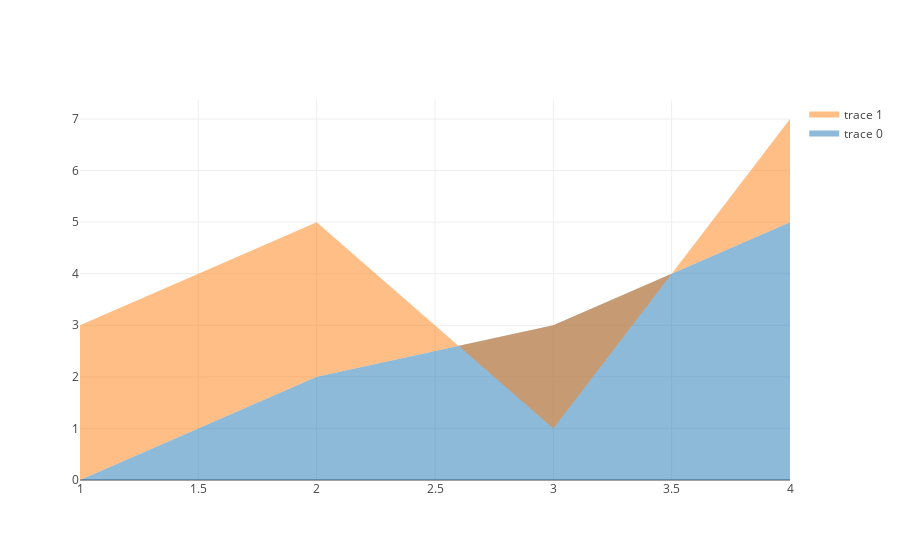

Write notebook code for a chart like this one.
### Markdown cell above
# Overlaid Area Chart Without Boundary Lines

### Code cell
trace0 = go.Scatter(
    x=[1, 2, 3, 4],
    y=[0, 2, 3, 5],
    fill='tozeroy',
    mode= 'none'
)
trace1 = go.Scatter(
    x=[1, 2, 3, 4],
    y=[3, 5, 1, 7],
    fill='tonexty',
    mode= 'none'
)

data = [trace0, trace1]
plotly.offline.iplot(data, filename='basic-area-no-bound')

### Figure 1 — Plotly figure (JSON) as saved in the notebook; plotly's stock layout.template omitted (floating-point values rounded to 4 significant figures)
{"data": [{"fill": "tozeroy", "mode": "none", "type": "scatter", "uid": "bd5349f8-6f1f-45b0-a71c-778ff7ae9b25", "x": [1, 2, 3, 4], "y": [0, 2, 3, 5]}, {"fill": "tonexty", "mode": "none", "type": "scatter", "uid": "5e92d821-254e-45e0-b2a1-19cfdd72b84c", "x": [1, 2, 3, 4], "y": [3, 5, 1, 7]}], "layout": {}}
